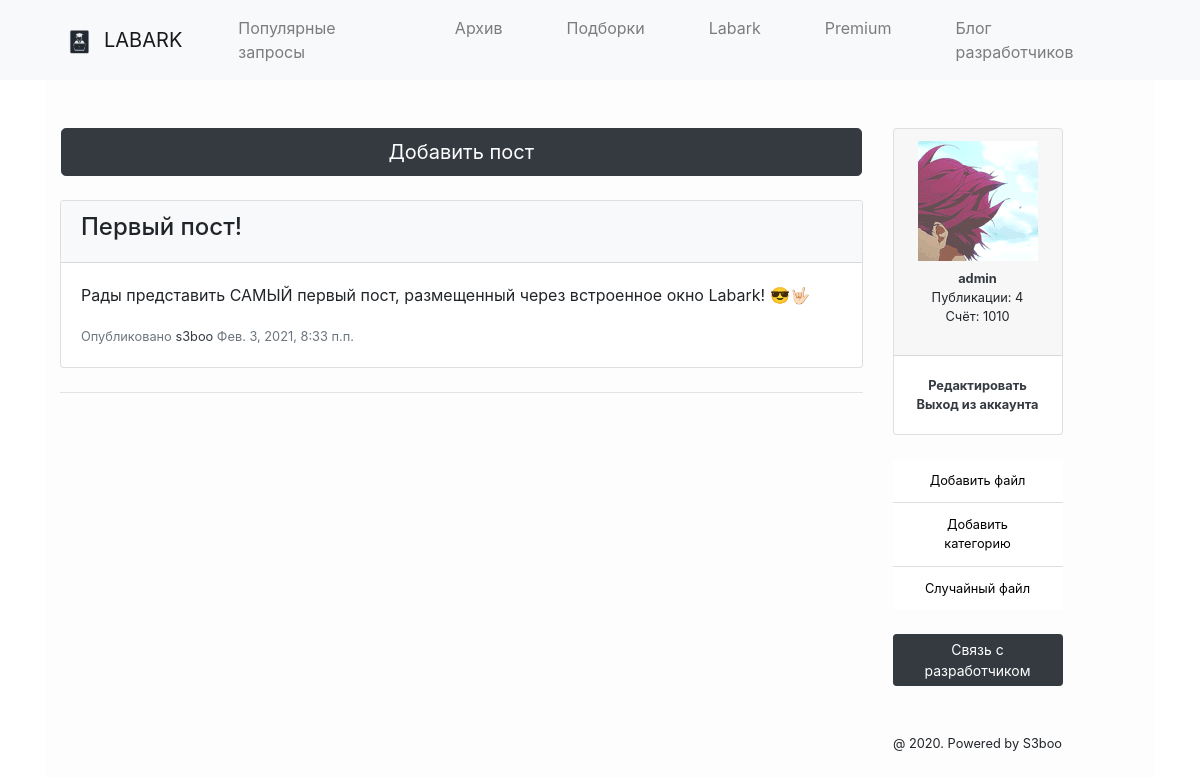
Screenshot of /blog (signed in) with the database file from the repository.
### LabArkApp/models.py (models this page shows, shortened)
class Post(models.Model):
    author = models.ForeignKey(User, on_delete=models.CASCADE)
    upload_time = models.DateTimeField(auto_now_add=True)
    title = models.CharField(max_length=255, blank=False)
    text = models.TextField()
    file = models.FileField(upload_to="blog_files", null=True)
    class Meta:
        ordering = ["-id"]

class Profile(models.Model):
    user = models.OneToOneField(User, on_delete=models.CASCADE)
    reputation = models.IntegerField(default=0)
    uploads = models.IntegerField(default=0)
    userpic = models.ImageField(upload_to="userpics", default="default.png")
    status = models.TextField(max_length=100, default="Мой первый статус!")

### LabArkApp/views.py (the view)
# urls.py: re_path(r'^blog$', LA.blog, name="blog"),
def blog(request):
    return render(request, 'blog.html', context={
        'form': forms.AddPostForm(),
        'posts': Post.objects.all()
    })

### templates/blog.html (shortened to what this page needs)
{% extends "base.html" %}
{% block content %}
<div class="row m-0 p-0 content">
    <div class="col-12 col-lg-9 pt-5">
      {% if user.is_staff %}
      <div class="row">
        <button type="button" class="btn btn-dark btn-lg btn-block ml-3 mr-3" data-toggle="modal" data-target="#addPostForm">Добавить пост</button>
      </div>
      {% endif %}
      {% for post in posts %}
        <div class="card card-outline-secondary my-4">
          <div class="card-header bg-light">
            <h4>{{ post.title }}</h4>
          </div>
          <div class="card-body">
            <p>{{ post.text }}</p>
            <small class="text-muted">Опубликовано <a class="text-dark" href="{% url 'profile_view' post.author.id %}">{{ post.author }}</a>  {{ post.upload_time }}</small>
          </div>
        </div>
        <hr>
      {% endfor %}
    </div>
    {% include "aside_nav.html" %}
</div>
{% endblock %}

### templates/userframe.html
<div class="card">
    <div class="card-header">
        <img src="{{ user.profile.userpic.url }}" alt="Userpic" class="img-fluid pb-2">
        <br>
        <a class="text-dark" href="{% url 'profile_view' user.id %}"><strong>{{ user.get_username}}</strong></a>
        <br>
        <p>Публикации: {{ user.profile.uploads }} <br> Счёт: {{ user.profile.reputation }}</p>
    </div>
    <div class="card-body">
        <div class="card-text">
            <a href="#" class="text-dark font-weight-bold">Редактировать</a>
            <br>
            <a href="{% url 'logout' %}" class="text-dark font-weight-bold">Выход из аккаунта</a>
        </div>
    </div>
</div>

### static/css/style.css (style rules this page uses)
.content { background: #FDFDFD; height: calc(100vh - 57px); }

### rows the page displays
Post: title "Первый пост!", text "Рады представить САМЫЙ первый пост, размещенный через встроенное окно Labark! 😎🤟🏻", author "s3boo", upload_time "Фев. 3, 2021, 8:33 п.п."

### other values shown
{{ user.get_username }} "admin"
{{ user.profile.uploads }} "4"
{{ user.profile.reputation }} "1010"
